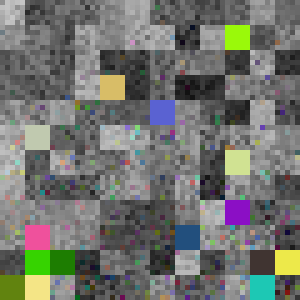
Frame 1 (no input)
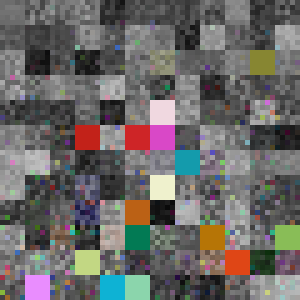
Frame 60 (the mouse pressed at the canvas centre just before this capture)
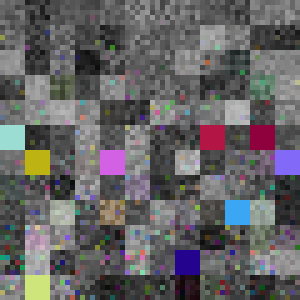
Frame 120 (the mouse held since frame 60 and released just before this capture)

The Processing sketch that drew these frames (run headless with seeded random() and noise(); from frame 60 on, the mouse is pressed at the canvas centre):

// Processing sketch: processing_47803
// ── processing_47803.pde

boolean toggleLoop = true;

void setup() {
  size(300, 300);
  smooth();
  frameRate(10);
}

void draw() {
  squares(0, 0, 5, 5);
  squares(0, 0, 25, 25);
}

void squares(int _x, int _y, int _space, int _size) {	
  noStroke();			
  for (_x = 0; _x <= width; _x += _space) {
    for (_y = 0; _y <= height; _y += _space) {		
      if (_y > random(1500)) {
        fill(random(0, 255), random(0, 255), random(0, 255));
      } 
      else { 					
        fill(random(0, 200), random(100, 200));
      } 
      rect(_x, _y, _size, _size);
    }
  }
}

void mousePressed() {
  if (mouseButton == LEFT) {
    if (toggleLoop) { 
      noLoop(); 
      toggleLoop = false;
    }
    else { 
      loop(); 
      toggleLoop = true;
    }
  }
}
